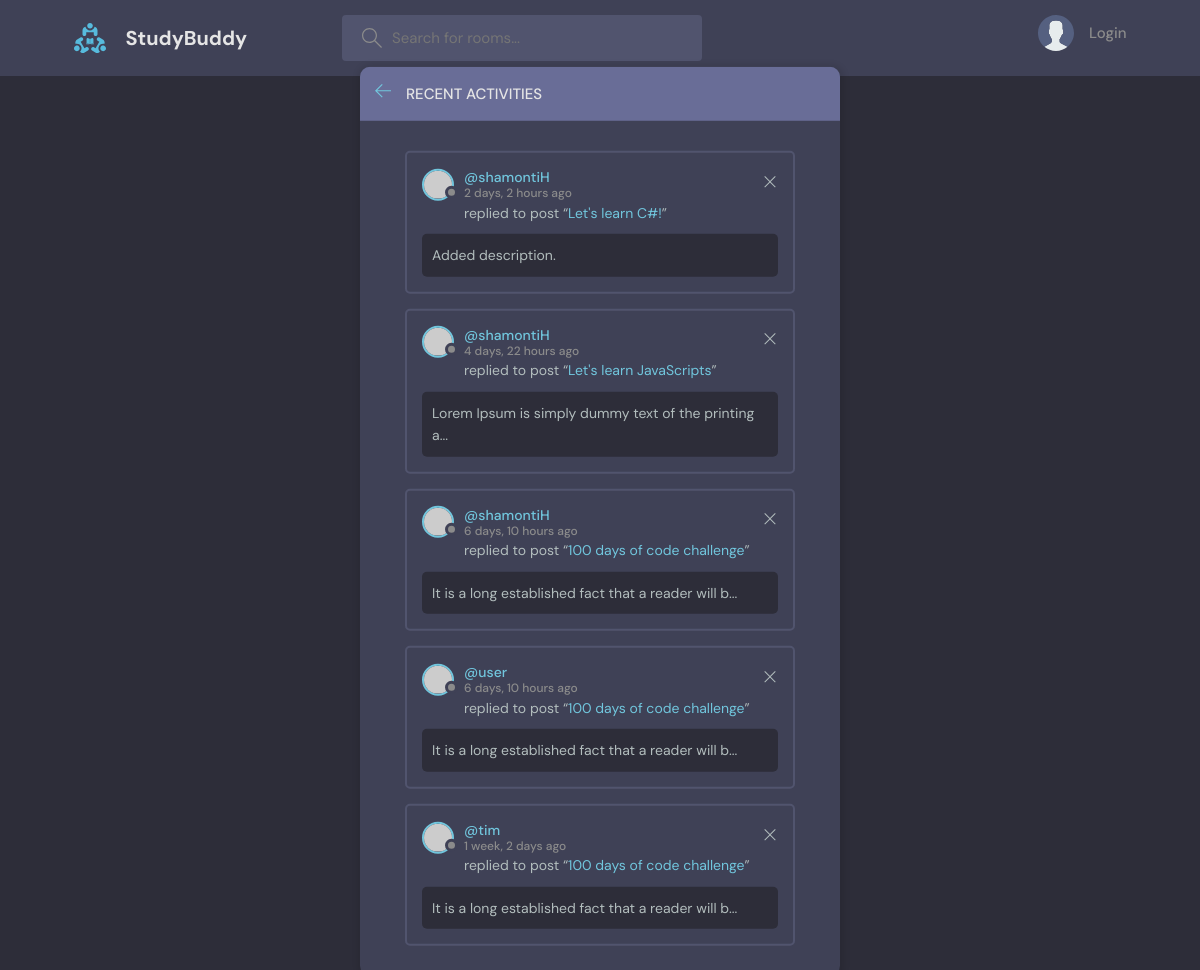
/activities/, run on an earlier commit of the app's database.
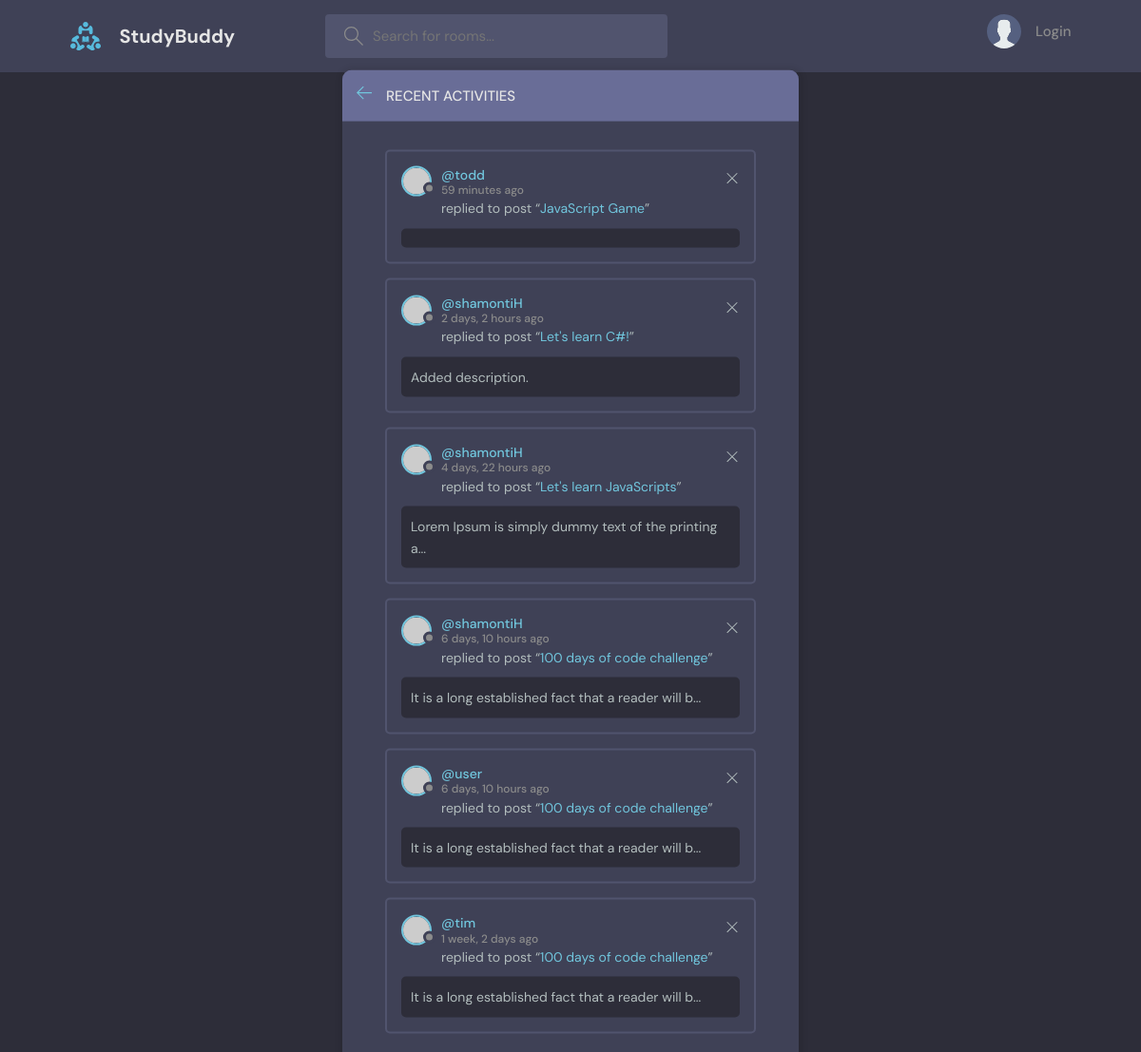
And on a later commit of the database.
### base/models.py (models this page shows, shortened)
class Message(models.Model):
    user = models.ForeignKey(User, on_delete=models.CASCADE)
    room = models.ForeignKey(Room, on_delete=models.CASCADE)
    body = models.TextField()
    updated = models.DateTimeField(auto_now=True)
    created = models.DateTimeField(auto_now_add=True)
    class Meta:
        ordering = ['-updated', '-created']

class Room(models.Model):
    host = models.ForeignKey(User, on_delete=models.SET_NULL, null=True)
    topic = models.ForeignKey(Topic, on_delete=models.SET_NULL, null=True)
    name = models.CharField(max_length=200)
    description = models.TextField(null=True, blank=True)
    participants = models.ManyToManyField(User, related_name='participants', blank=True)
    updated = models.DateTimeField(auto_now=True)
    created = models.DateTimeField(auto_now_add=True)
    class Meta:
        ordering = ['-updated', '-created']

### base/views.py (the view)
# urls.py: path('activities/', views.activityPage, name='activities')
def activityPage(request):
    room_messages = Message.objects.all()
    context={'room_messages': room_messages}
    return render(request, 'base/activity.html', context)

### base/templates/base/activity.html
{% extends "main.html" %}
{% block content %}
<main class="layout">
  <div class="container">
    <div class="layout__box">
      <div class="layout__boxHeader">
        <div class="layout__boxTitle">
          <a href="{% url "home" %}">
            <svg version="1.1" xmlns="http://www.w3.org/2000/svg" width="32" height="32" viewBox="0 0 32 32">
              <title>arrow-left</title>
              <path
                d="M13.723 2.286l-13.723 13.714 13.719 13.714 1.616-1.611-10.96-10.96h27.625v-2.286h-27.625l10.965-10.965-1.616-1.607z"
              ></path>
            </svg>
          </a>
          <h3>Recent Activities</h3>
        </div>
      </div>
      <div class="activities-page layout__body">
        {% for message in room_messages %}
        <div class="activities__box">
          <div class="activities__boxHeader roomListRoom__header">
            <a href="{% url "user-profile" message.user.id %}" class="roomListRoom__author">
              <div class="avatar avatar--small">
                <img src="https://randomuser.me/api/portraits/women/11.jpg" />
              </div>
              <p>
                @{{message.user.username}}
                <span>{{message.created|timesince}} ago</span>
              </p>
            </a>
            <div class="roomListRoom__actions">
              <a href="#">
                <svg version="1.1" xmlns="http://www.w3.org/2000/svg" width="32" height="32" viewBox="0 0 32 32">
                  <title>remove</title>
                  <path
                    d="M27.314 6.019l-1.333-1.333-9.98 9.981-9.981-9.981-1.333 1.333 9.981 9.981-9.981 9.98 1.333 1.333 9.981-9.98 9.98 9.98 1.333-1.333-9.98-9.98 9.98-9.981z"
                  ></path>
                </svg>
              </a>
            </div>
          </div>
          <div class="activities__boxContent">
            <p>replied to post “<a href="{% url "room" message.room.id %}">{{message.room.name}}</a>”</p>
            <div class="activities__boxRoomContent">
              {{ message.room.description|slice:":50" }}{% if message.room.description|length > 50 %}...{% endif %}
            </div>
          </div>
        </div>
        {% endfor %}
      </div>
    </div>
  </div>
</main>
{% endblock content %}

What changed in the data, as far as the page shows it:
added Message: user.username "todd", created "59 minutes", room.name "JavaScript Game"
